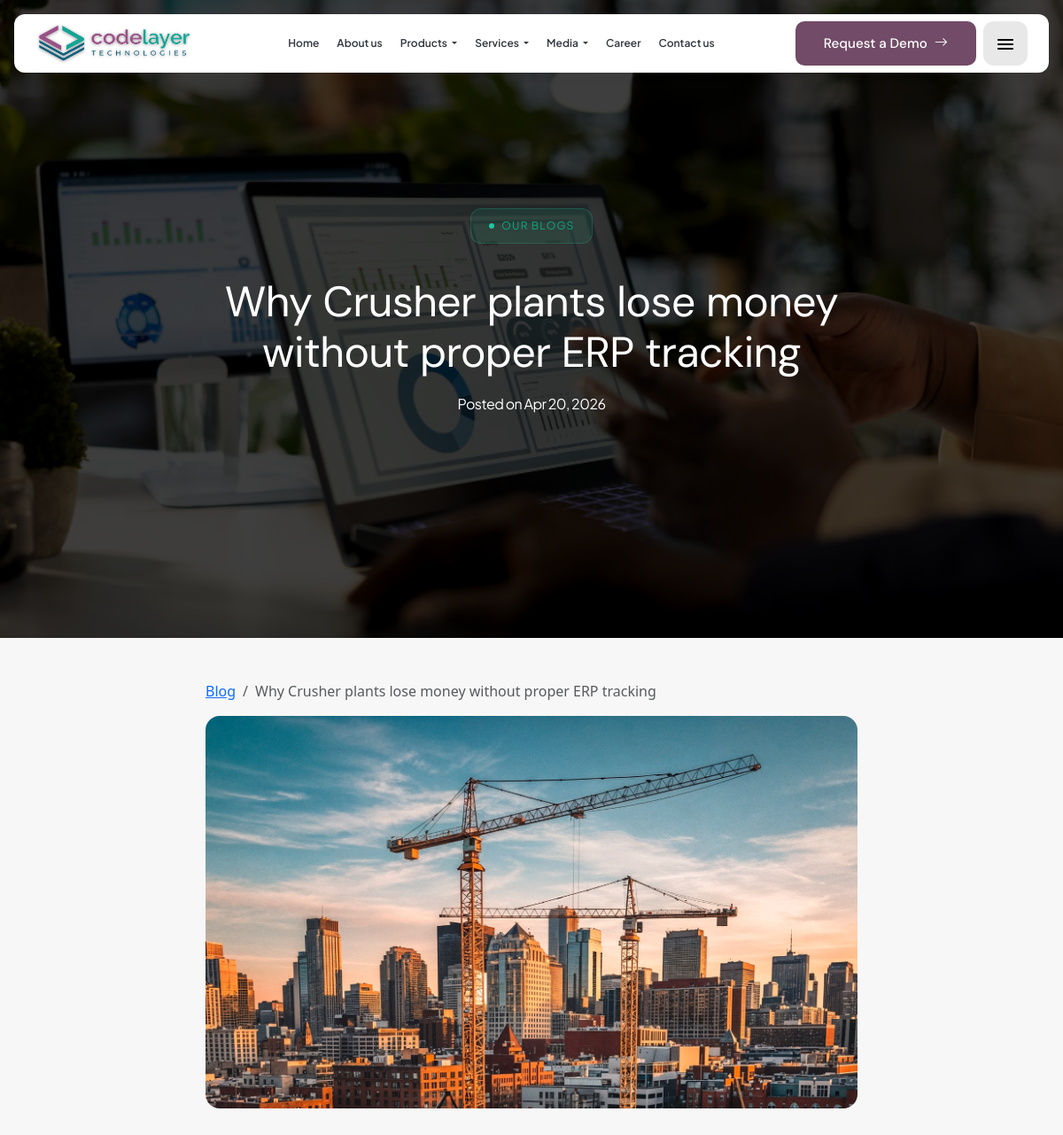
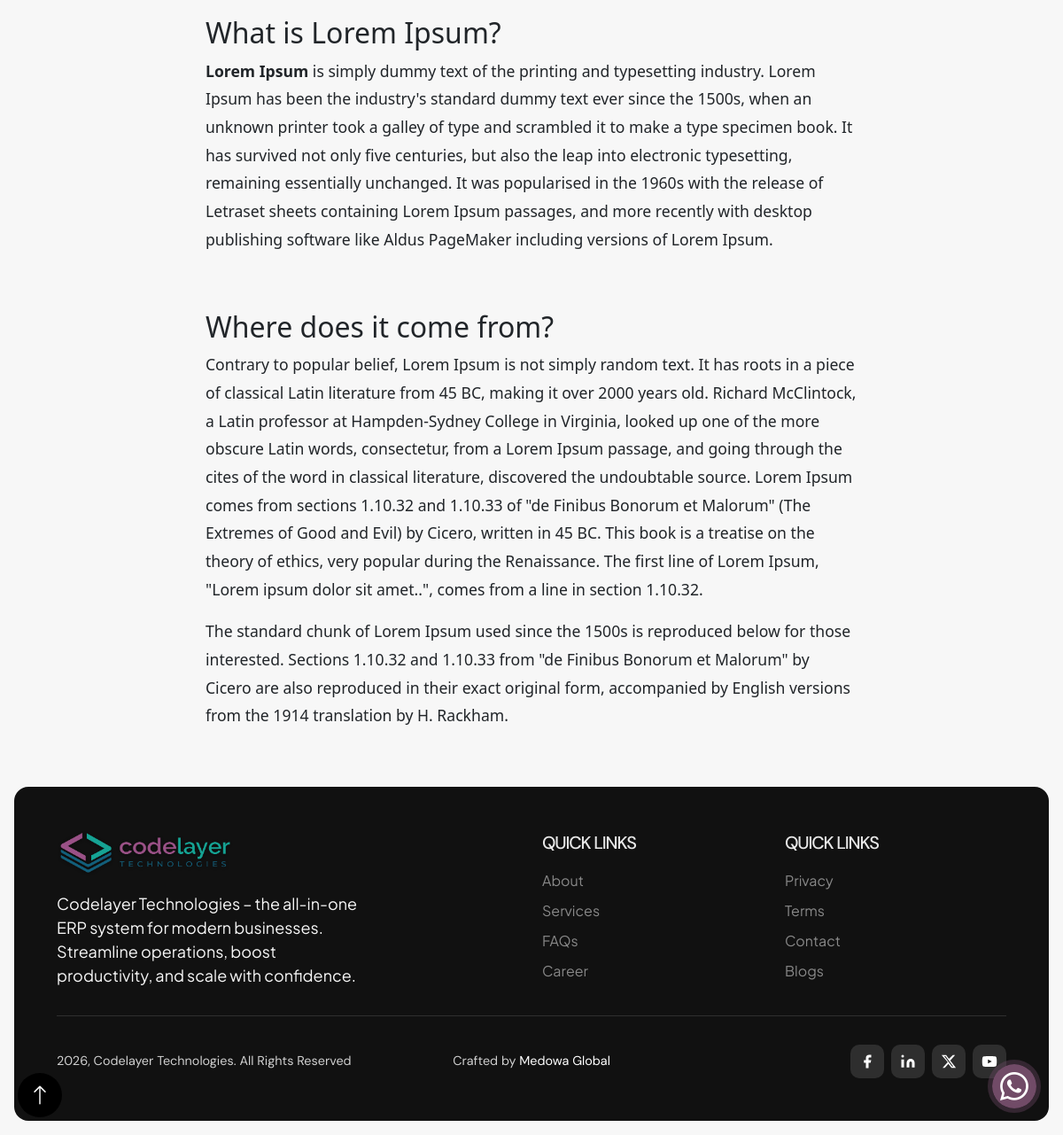
Screenshot of /blog/why-crusher-plants-lose-money-without-proper-erp-t/ with the database file from the repository (2 pictures, top to bottom).
### code_app/models.py (models this page shows, shortened)
class BlogPost(models.Model):
    title = models.CharField(max_length=255)
    slug = models.SlugField(unique=True, blank=True)
    featured_image = models.ImageField(upload_to='blog_images/')
    excerpt = models.TextField(max_length=250)
    content = RichTextUploadingField() # This adds the Rich Text Editor
    created_at = models.DateTimeField(auto_now_add=True)
    is_published = models.BooleanField(default=True)

### code_app/views.py (the view)
# urls.py: path('blog/<slug:slug>/', views.blog_detail, name='blog_detail'),
def blog_detail(request, slug):
    post = get_object_or_404(BlogPost, slug=slug)
    return render(request, 'blog_detail.html', {'post': post})

### templates/blog_detail.html (shortened to what this page needs)
{% extends "base.html" %}
{% load static %}
{% block content %}
    <section class="about-header" style="background: linear-gradient(rgba(0,0,0,0.5), rgba(0,0,0,0.5)), url('{% static 'images/123652.jpg' %}') no-repeat top center / cover;">
        <div class="container h-100 d-flex align-items-center justify-content-center">
            <div class="about-content text-center text-white">
                <div class="product-badge">Our Blogs</div>
                <h1 class="mt-3 mb-3">{{ post.title }}</h1>
                <p class="text-white">Posted on {{ post.created_at|date:"M d, Y" }}</p>
            </div>
        </div>
    </section>
    <article class="container my-5">
        <div class="row justify-content-center">
            <div class="col-lg-8">
                <nav aria-label="breadcrumb">
                  <ol class="breadcrumb">
                    <li class="breadcrumb-item"><a href="{% url 'code_app:blogs' %}">Blog</a></li>
                    <li class="breadcrumb-item active">{{ post.title }}</li>
                  </ol>
                </nav>
                <img src="{{ post.featured_image.url }}" class="img-fluid rounded-4 mb-5" alt="{{ post.title }}">
                <div class="blog-content" style="line-height: 1.8; font-size: 1.1rem;">
                    {{ post.content|safe }}
                </div>
            </div>
        </div>
    </article>
{% endblock %}

### rows the page displays
BlogPost: title "Why Crusher plants lose money without proper ERP tracking", created_at "Apr 20, 2026", featured_image (picture), content "What is Lorem Ipsum? Lorem Ipsum is simply dummy text of the printing and typesetting industry. Lorem Ipsum has been the industry's standard dummy text ever since the 1500s, when an unknown printer took a galley of type and scrambled it to make a type specimen book. It has survived not only five centuries, but also the leap into electronic typesetting, remaining essentially unchanged. It was popularised in the 1960s with the release of Letraset sheets containing Lorem Ipsum passages, and more recently with desktop publishing software like Aldus PageMaker including versions of Lorem Ipsum. Where does it come from? Contrary to popular belief, Lorem Ipsum is not simply random text. It has…"
